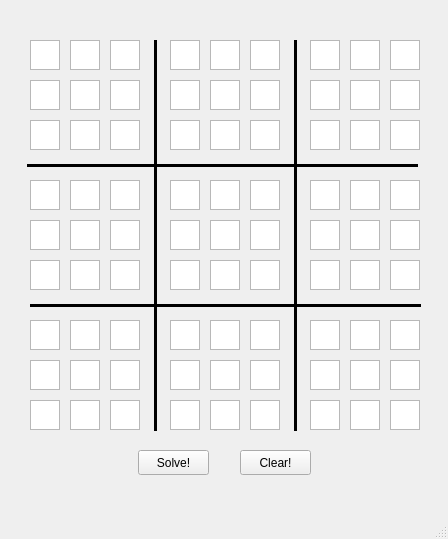
<?xml version="1.0" encoding="UTF-8"?>
<ui version="4.0">
 <class>MainWindow</class>
 <widget class="QMainWindow" name="MainWindow">
  <property name="geometry">
   <rect>
    <x>0</x>
    <y>0</y>
    <width>448</width>
    <height>539</height>
   </rect>
  </property>
  <property name="windowTitle">
   <string>Sudoku Solver</string>
  </property>
  <widget class="QWidget" name="centralwidget">
   <widget class="QPlainTextEdit" name="field_2_0">
    <property name="geometry">
     <rect>
      <x>30</x>
      <y>120</y>
      <width>30</width>
      <height>30</height>
     </rect>
    </property>
   </widget>
   <widget class="QPlainTextEdit" name="field_3_0">
    <property name="geometry">
     <rect>
      <x>30</x>
      <y>180</y>
      <width>30</width>
      <height>30</height>
     </rect>
    </property>
   </widget>
   <widget class="QPlainTextEdit" name="field_4_0">
    <property name="geometry">
     <rect>
      <x>30</x>
      <y>220</y>
      <width>30</width>
      <height>30</height>
     </rect>
    </property>
   </widget>
   <widget class="QPlainTextEdit" name="field_5_0">
    <property name="geometry">
     <rect>
      <x>30</x>
      <y>260</y>
      <width>30</width>
      <height>30</height>
     </rect>
    </property>
   </widget>
   <widget class="QPlainTextEdit" name="field_6_0">
    <property name="geometry">
     <rect>
      <x>30</x>
      <y>320</y>
      <width>30</width>
      <height>30</height>
     </rect>
    </property>
   </widget>
   <widget class="QPlainTextEdit" name="field_7_0">
    <property name="geometry">
     <rect>
      <x>30</x>
      <y>360</y>
      <width>30</width>
      <height>30</height>
     </rect>
    </property>
   </widget>
   <widget class="QPlainTextEdit" name="field_8_0">
    <property name="geometry">
     <rect>
      <x>30</x>
      <y>400</y>
      <width>30</width>
      <height>30</height>
     </rect>
    </property>
   </widget>
   <widget class="QPlainTextEdit" name="field_1_0">
    <property name="geometry">
     <rect>
      <x>30</x>
      <y>80</y>
      <width>30</width>
      <height>30</height>
     </rect>
    </property>
   </widget>
   <widget class="QPlainTextEdit" name="field_0_1">
    <property name="geometry">
     <rect>
      <x>70</x>
      <y>40</y>
      <width>30</width>
      <height>30</height>
     </rect>
    </property>
   </widget>
   <widget class="QPlainTextEdit" name="field_2_1">
    <property name="geometry">
     <rect>
      <x>70</x>
      <y>120</y>
      <width>30</width>
      <height>30</height>
     </rect>
    </property>
   </widget>
   <widget class="QPlainTextEdit" name="field_3_1">
    <property name="geometry">
     <rect>
      <x>70</x>
      <y>180</y>
      <width>30</width>
      <height>30</height>
     </rect>
    </property>
   </widget>
   <widget class="QPlainTextEdit" name="field_1_1">
    <property name="geometry">
     <rect>
      <x>70</x>
      <y>80</y>
      <width>30</width>
      <height>30</height>
     </rect>
    </property>
   </widget>
   <widget class="QPlainTextEdit" name="field_4_1">
    <property name="geometry">
     <rect>
      <x>70</x>
      <y>220</y>
      <width>30</width>
      <height>30</height>
     </rect>
    </property>
   </widget>
   <widget class="QPlainTextEdit" name="field_6_1">
    <property name="geometry">
     <rect>
      <x>70</x>
      <y>320</y>
      <width>30</width>
      <height>30</height>
     </rect>
    </property>
   </widget>
   <widget class="QPlainTextEdit" name="field_7_1">
    <property name="geometry">
     <rect>
      <x>70</x>
      <y>360</y>
      <width>30</width>
      <height>30</height>
     </rect>
    </property>
   </widget>
   <widget class="QPlainTextEdit" name="field_8_1">
    <property name="geometry">
     <rect>
      <x>70</x>
      <y>400</y>
      <width>30</width>
      <height>30</height>
     </rect>
    </property>
   </widget>
   <widget class="QPlainTextEdit" name="field_5_1">
    <property name="geometry">
     <rect>
      <x>70</x>
      <y>260</y>
      <width>30</width>
      <height>30</height>
     </rect>
    </property>
   </widget>
   <widget class="QPlainTextEdit" name="field_0_2">
    <property name="geometry">
     <rect>
      <x>110</x>
      <y>40</y>
      <width>30</width>
      <height>30</height>
     </rect>
    </property>
   </widget>
   <widget class="QPlainTextEdit" name="field_2_2">
    <property name="geometry">
     <rect>
      <x>110</x>
      <y>120</y>
      <width>30</width>
      <height>30</height>
     </rect>
    </property>
   </widget>
   <widget class="QPlainTextEdit" name="field_3_2">
    <property name="geometry">
     <rect>
      <x>110</x>
      <y>180</y>
      <width>30</width>
      <height>30</height>
     </rect>
    </property>
   </widget>
   <widget class="QPlainTextEdit" name="field_1_2">
    <property name="geometry">
     <rect>
      <x>110</x>
      <y>80</y>
      <width>30</width>
      <height>30</height>
     </rect>
    </property>
   </widget>
   <widget class="QPlainTextEdit" name="field_4_2">
    <property name="geometry">
     <rect>
      <x>110</x>
      <y>220</y>
      <width>30</width>
      <height>30</height>
     </rect>
    </property>
   </widget>
   <widget class="QPlainTextEdit" name="field_6_2">
    <property name="geometry">
     <rect>
      <x>110</x>
      <y>320</y>
      <width>30</width>
      <height>30</height>
     </rect>
    </property>
   </widget>
   <widget class="QPlainTextEdit" name="field_7_2">
    <property name="geometry">
     <rect>
      <x>110</x>
      <y>360</y>
      <width>30</width>
      <height>30</height>
     </rect>
    </property>
   </widget>
   <widget class="QPlainTextEdit" name="field_8_2">
    <property name="geometry">
     <rect>
      <x>110</x>
      <y>400</y>
      <width>30</width>
      <height>30</height>
     </rect>
    </property>
   </widget>
   <widget class="QPlainTextEdit" name="field_5_2">
    <property name="geometry">
     <rect>
      <x>110</x>
      <y>260</y>
      <width>30</width>
      <height>30</height>
     </rect>
    </property>
   </widget>
   <widget class="QPlainTextEdit" name="field_0_3">
    <property name="geometry">
     <rect>
      <x>170</x>
      <y>40</y>
      <width>30</width>
      <height>30</height>
     </rect>
    </property>
   </widget>
   <widget class="QPlainTextEdit" name="field_2_3">
    <property name="geometry">
     <rect>
      <x>170</x>
      <y>120</y>
      <width>30</width>
      <height>30</height>
     </rect>
    </property>
   </widget>
   <widget class="QPlainTextEdit" name="field_3_3">
    <property name="geometry">
     <rect>
      <x>170</x>
      <y>180</y>
      <width>30</width>
      <height>30</height>
     </rect>
    </property>
   </widget>
   <widget class="QPlainTextEdit" name="field_1_3">
    <property name="geometry">
     <rect>
      <x>170</x>
      <y>80</y>
      <width>30</width>
      <height>30</height>
     </rect>
    </property>
   </widget>
   <widget class="QPlainTextEdit" name="field_4_3">
    <property name="geometry">
     <rect>
      <x>170</x>
      <y>220</y>
      <width>30</width>
      <height>30</height>
     </rect>
    </property>
   </widget>
   <widget class="QPlainTextEdit" name="field_6_3">
    <property name="geometry">
     <rect>
      <x>170</x>
      <y>320</y>
      <width>30</width>
      <height>30</height>
     </rect>
    </property>
   </widget>
   <widget class="QPlainTextEdit" name="field_7_3">
    <property name="geometry">
     <rect>
      <x>170</x>
      <y>360</y>
      <width>30</width>
      <height>30</height>
     </rect>
    </property>
   </widget>
   <widget class="QPlainTextEdit" name="field_8_3">
    <property name="geometry">
     <rect>
      <x>170</x>
      <y>400</y>
      <width>30</width>
      <height>30</height>
     </rect>
    </property>
   </widget>
   <widget class="QPlainTextEdit" name="field_5_3">
    <property name="geometry">
     <rect>
      <x>170</x>
      <y>260</y>
      <width>30</width>
      <height>30</height>
     </rect>
    </property>
   </widget>
   <widget class="QPlainTextEdit" name="field_0_4">
    <property name="geometry">
     <rect>
      <x>210</x>
      <y>40</y>
      <width>30</width>
      <height>30</height>
     </rect>
    </property>
   </widget>
   <widget class="QPlainTextEdit" name="field_2_4">
    <property name="geometry">
     <rect>
      <x>210</x>
      <y>120</y>
      <width>30</width>
      <height>30</height>
     </rect>
    </property>
   </widget>
   <widget class="QPlainTextEdit" name="field_3_4">
    <property name="geometry">
     <rect>
      <x>210</x>
      <y>180</y>
      <width>30</width>
      <height>30</height>
     </rect>
    </property>
   </widget>
   <widget class="QPlainTextEdit" name="field_1_4">
    <property name="geometry">
     <rect>
      <x>210</x>
      <y>80</y>
      <width>30</width>
      <height>30</height>
     </rect>
    </property>
   </widget>
   <widget class="QPlainTextEdit" name="field_4_4">
    <property name="geometry">
     <rect>
      <x>210</x>
      <y>220</y>
      <width>30</width>
      <height>30</height>
     </rect>
    </property>
   </widget>
   <widget class="QPlainTextEdit" name="field_6_4">
    <property name="geometry">
     <rect>
      <x>210</x>
      <y>320</y>
      <width>30</width>
      <height>30</height>
     </rect>
    </property>
   </widget>
   <widget class="QPlainTextEdit" name="field_7_4">
    <property name="geometry">
     <rect>
      <x>210</x>
      <y>360</y>
      <width>30</width>
      <height>30</height>
     </rect>
    </property>
   </widget>
   <widget class="QPlainTextEdit" name="field_8_4">
    <property name="geometry">
     <rect>
      <x>210</x>
      <y>400</y>
      <width>30</width>
      <height>30</height>
     </rect>
    </property>
   </widget>
   <widget class="QPlainTextEdit" name="field_5_4">
    <property name="geometry">
     <rect>
      <x>210</x>
      <y>260</y>
      <width>30</width>
      <height>30</height>
     </rect>
    </property>
   </widget>
   <widget class="QPlainTextEdit" name="field_0_5">
    <property name="geometry">
     <rect>
      <x>250</x>
      <y>40</y>
      <width>30</width>
      <height>30</height>
     </rect>
    </property>
   </widget>
   <widget class="QPlainTextEdit" name="field_2_5">
    <property name="geometry">
     <rect>
      <x>250</x>
      <y>120</y>
      <width>30</width>
      <height>30</height>
     </rect>
    </property>
   </widget>
   <widget class="QPlainTextEdit" name="field_3_5">
    <property name="geometry">
     <rect>
      <x>250</x>
      <y>180</y>
      <width>30</width>
      <height>30</height>
     </rect>
    </property>
   </widget>
   <widget class="QPlainTextEdit" name="field_1_5">
    <property name="geometry">
     <rect>
      <x>250</x>
      <y>80</y>
      <width>30</width>
      <height>30</height>
     </rect>
    </property>
   </widget>
   <widget class="QPlainTextEdit" name="field_4_5">
    <property name="geometry">
     <rect>
      <x>250</x>
      <y>220</y>
      <width>30</width>
      <height>30</height>
     </rect>
    </property>
   </widget>
   <widget class="QPlainTextEdit" name="field_6_5">
    <property name="geometry">
     <rect>
      <x>250</x>
      <y>320</y>
      <width>30</width>
      <height>30</height>
     </rect>
    </property>
   </widget>
   <widget class="QPlainTextEdit" name="field_7_5">
    <property name="geometry">
     <rect>
      <x>250</x>
      <y>360</y>
      <width>30</width>
      <height>30</height>
     </rect>
    </property>
   </widget>
   <widget class="QPlainTextEdit" name="field_8_5">
    <property name="geometry">
     <rect>
      <x>250</x>
      <y>400</y>
      <width>30</width>
      <height>30</height>
     </rect>
    </property>
   </widget>
   <widget class="QPlainTextEdit" name="field_5_5">
    <property name="geometry">
     <rect>
      <x>250</x>
      <y>260</y>
      <width>30</width>
      <height>30</height>
     </rect>
    </property>
   </widget>
   <widget class="QPlainTextEdit" name="field_4_6">
    <property name="geometry">
     <rect>
      <x>310</x>
      <y>220</y>
      <width>30</width>
      <height>30</height>
     </rect>
    </property>
   </widget>
   <widget class="QPlainTextEdit" name="field_0_6">
    <property name="geometry">
     <rect>
      <x>310</x>
      <y>40</y>
      <width>30</width>
      <height>30</height>
     </rect>
    </property>
   </widget>
   <widget class="QPlainTextEdit" name="field_8_6">
    <property name="geometry">
     <rect>
      <x>310</x>
      <y>400</y>
      <width>30</width>
      <height>30</height>
     </rect>
    </property>
   </widget>
   <widget class="QPlainTextEdit" name="field_5_6">
    <property name="geometry">
     <rect>
      <x>310</x>
      <y>260</y>
      <width>30</width>
      <height>30</height>
     </rect>
    </property>
   </widget>
   <widget class="QPlainTextEdit" name="field_6_6">
    <property name="geometry">
     <rect>
      <x>310</x>
      <y>320</y>
      <width>30</width>
      <height>30</height>
     </rect>
    </property>
   </widget>
   <widget class="QPlainTextEdit" name="field_3_6">
    <property name="geometry">
     <rect>
      <x>310</x>
      <y>180</y>
      <width>30</width>
      <height>30</height>
     </rect>
    </property>
   </widget>
   <widget class="QPlainTextEdit" name="field_7_6">
    <property name="geometry">
     <rect>
      <x>310</x>
      <y>360</y>
      <width>30</width>
      <height>30</height>
     </rect>
    </property>
   </widget>
   <widget class="QPlainTextEdit" name="field_8_7">
    <property name="geometry">
     <rect>
      <x>350</x>
      <y>400</y>
      <width>30</width>
      <height>30</height>
     </rect>
    </property>
   </widget>
   <widget class="QPlainTextEdit" name="field_4_7">
    <property name="geometry">
     <rect>
      <x>350</x>
      <y>220</y>
      <width>30</width>
      <height>30</height>
     </rect>
    </property>
   </widget>
   <widget class="QPlainTextEdit" name="field_6_7">
    <property name="geometry">
     <rect>
      <x>350</x>
      <y>320</y>
      <width>30</width>
      <height>30</height>
     </rect>
    </property>
   </widget>
   <widget class="QPlainTextEdit" name="field_5_7">
    <property name="geometry">
     <rect>
      <x>350</x>
      <y>260</y>
      <width>30</width>
      <height>30</height>
     </rect>
    </property>
   </widget>
   <widget class="QPlainTextEdit" name="field_5_8">
    <property name="geometry">
     <rect>
      <x>390</x>
      <y>260</y>
      <width>30</width>
      <height>30</height>
     </rect>
    </property>
   </widget>
   <widget class="QPlainTextEdit" name="field_0_7">
    <property name="geometry">
     <rect>
      <x>350</x>
      <y>40</y>
      <width>30</width>
      <height>30</height>
     </rect>
    </property>
   </widget>
   <widget class="QPlainTextEdit" name="field_2_6">
    <property name="geometry">
     <rect>
      <x>310</x>
      <y>120</y>
      <width>30</width>
      <height>30</height>
     </rect>
    </property>
   </widget>
   <widget class="QPlainTextEdit" name="field_2_7">
    <property name="geometry">
     <rect>
      <x>350</x>
      <y>120</y>
      <width>30</width>
      <height>30</height>
     </rect>
    </property>
   </widget>
   <widget class="QPlainTextEdit" name="field_7_7">
    <property name="geometry">
     <rect>
      <x>350</x>
      <y>360</y>
      <width>30</width>
      <height>30</height>
     </rect>
    </property>
   </widget>
   <widget class="QPlainTextEdit" name="field_6_8">
    <property name="geometry">
     <rect>
      <x>390</x>
      <y>320</y>
      <width>30</width>
      <height>30</height>
     </rect>
    </property>
   </widget>
   <widget class="QPlainTextEdit" name="field_1_6">
    <property name="geometry">
     <rect>
      <x>310</x>
      <y>80</y>
      <width>30</width>
      <height>30</height>
     </rect>
    </property>
   </widget>
   <widget class="QPlainTextEdit" name="field_1_7">
    <property name="geometry">
     <rect>
      <x>350</x>
      <y>80</y>
      <width>30</width>
      <height>30</height>
     </rect>
    </property>
   </widget>
   <widget class="QPlainTextEdit" name="field_2_8">
    <property name="geometry">
     <rect>
      <x>390</x>
      <y>120</y>
      <width>30</width>
      <height>30</height>
     </rect>
    </property>
   </widget>
   <widget class="QPlainTextEdit" name="field_8_8">
    <property name="geometry">
     <rect>
      <x>390</x>
      <y>400</y>
      <width>30</width>
      <height>30</height>
     </rect>
    </property>
   </widget>
   <widget class="QPlainTextEdit" name="field_7_8">
    <property name="geometry">
     <rect>
      <x>390</x>
      <y>360</y>
      <width>30</width>
      <height>30</height>
     </rect>
    </property>
   </widget>
   <widget class="QPlainTextEdit" name="field_3_7">
    <property name="geometry">
     <rect>
      <x>350</x>
      <y>180</y>
      <width>30</width>
      <height>30</height>
     </rect>
    </property>
   </widget>
   <widget class="QPlainTextEdit" name="field_1_8">
    <property name="geometry">
     <rect>
      <x>390</x>
      <y>80</y>
      <width>30</width>
      <height>30</height>
     </rect>
    </property>
   </widget>
   <widget class="QPlainTextEdit" name="field_3_8">
    <property name="geometry">
     <rect>
      <x>390</x>
      <y>180</y>
      <width>30</width>
      <height>30</height>
     </rect>
    </property>
   </widget>
   <widget class="QPlainTextEdit" name="field_0_8">
    <property name="geometry">
     <rect>
      <x>390</x>
      <y>40</y>
      <width>30</width>
      <height>30</height>
     </rect>
    </property>
   </widget>
   <widget class="QPlainTextEdit" name="field_4_8">
    <property name="geometry">
     <rect>
      <x>390</x>
      <y>220</y>
      <width>30</width>
      <height>30</height>
     </rect>
    </property>
   </widget>
   <widget class="QPushButton" name="solveButton">
    <property name="geometry">
     <rect>
      <x>138</x>
      <y>450</y>
      <width>71</width>
      <height>25</height>
     </rect>
    </property>
    <property name="text">
     <string>Solve!</string>
    </property>
   </widget>
   <widget class="Line" name="line">
    <property name="geometry">
     <rect>
      <x>27</x>
      <y>155</y>
      <width>391</width>
      <height>20</height>
     </rect>
    </property>
    <property name="frameShadow">
     <enum>QFrame::Plain</enum>
    </property>
    <property name="lineWidth">
     <number>3</number>
    </property>
    <property name="orientation">
     <enum>Qt::Horizontal</enum>
    </property>
   </widget>
   <widget class="Line" name="line_2">
    <property name="geometry">
     <rect>
      <x>30</x>
      <y>295</y>
      <width>391</width>
      <height>20</height>
     </rect>
    </property>
    <property name="frameShadow">
     <enum>QFrame::Plain</enum>
    </property>
    <property name="lineWidth">
     <number>3</number>
    </property>
    <property name="orientation">
     <enum>Qt::Horizontal</enum>
    </property>
   </widget>
   <widget class="Line" name="line_3">
    <property name="geometry">
     <rect>
      <x>145</x>
      <y>40</y>
      <width>20</width>
      <height>391</height>
     </rect>
    </property>
    <property name="frameShadow">
     <enum>QFrame::Plain</enum>
    </property>
    <property name="lineWidth">
     <number>3</number>
    </property>
    <property name="orientation">
     <enum>Qt::Vertical</enum>
    </property>
   </widget>
   <widget class="Line" name="line_4">
    <property name="geometry">
     <rect>
      <x>285</x>
      <y>40</y>
      <width>20</width>
      <height>391</height>
     </rect>
    </property>
    <property name="frameShadow">
     <enum>QFrame::Plain</enum>
    </property>
    <property name="lineWidth">
     <number>3</number>
    </property>
    <property name="orientation">
     <enum>Qt::Vertical</enum>
    </property>
   </widget>
   <widget class="QLabel" name="label_uns">
    <property name="geometry">
     <rect>
      <x>106</x>
      <y>490</y>
      <width>241</width>
      <height>20</height>
     </rect>
    </property>
    <property name="text">
     <string/>
    </property>
    <property name="alignment">
     <set>Qt::AlignCenter</set>
    </property>
   </widget>
   <widget class="QPlainTextEdit" name="field_0_0">
    <property name="geometry">
     <rect>
      <x>30</x>
      <y>40</y>
      <width>30</width>
      <height>30</height>
     </rect>
    </property>
    <property name="verticalScrollBarPolicy">
     <enum>Qt::ScrollBarAlwaysOff</enum>
    </property>
    <property name="horizontalScrollBarPolicy">
     <enum>Qt::ScrollBarAlwaysOff</enum>
    </property>
    <property name="sizeAdjustPolicy">
     <enum>QAbstractScrollArea::AdjustIgnored</enum>
    </property>
    <property name="placeholderText">
     <string/>
    </property>
   </widget>
   <widget class="QPushButton" name="clearButton">
    <property name="geometry">
     <rect>
      <x>240</x>
      <y>450</y>
      <width>71</width>
      <height>25</height>
     </rect>
    </property>
    <property name="text">
     <string>Clear!</string>
    </property>
   </widget>
  </widget>
  <widget class="QStatusBar" name="statusbar"/>
 </widget>
 <resources/>
 <connections/>
</ui>
